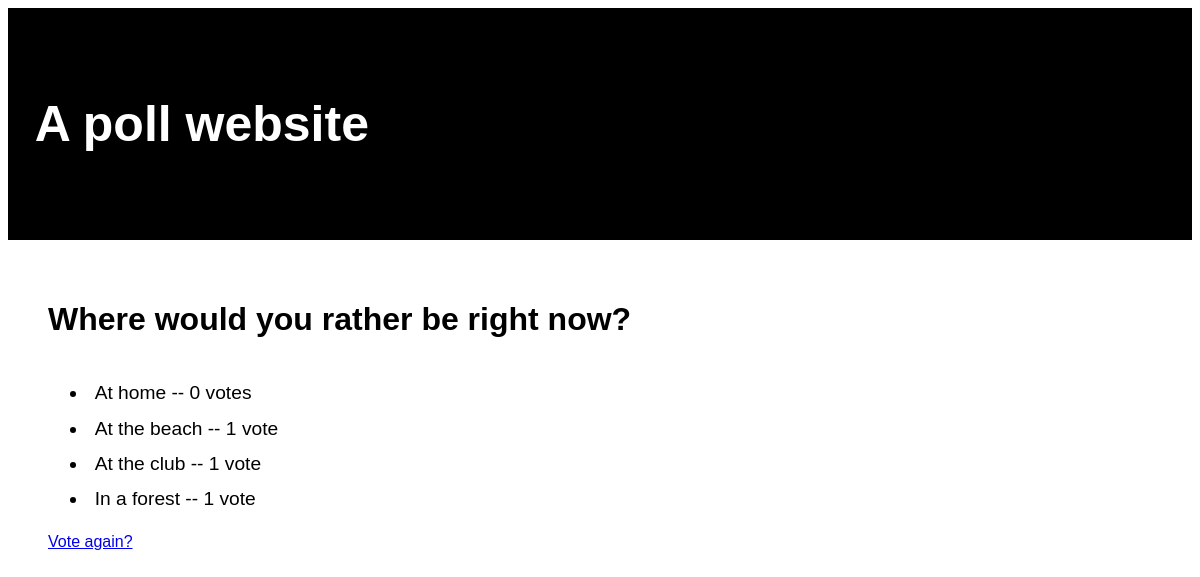
/polls/3/results/, run on an earlier commit of the app's database.
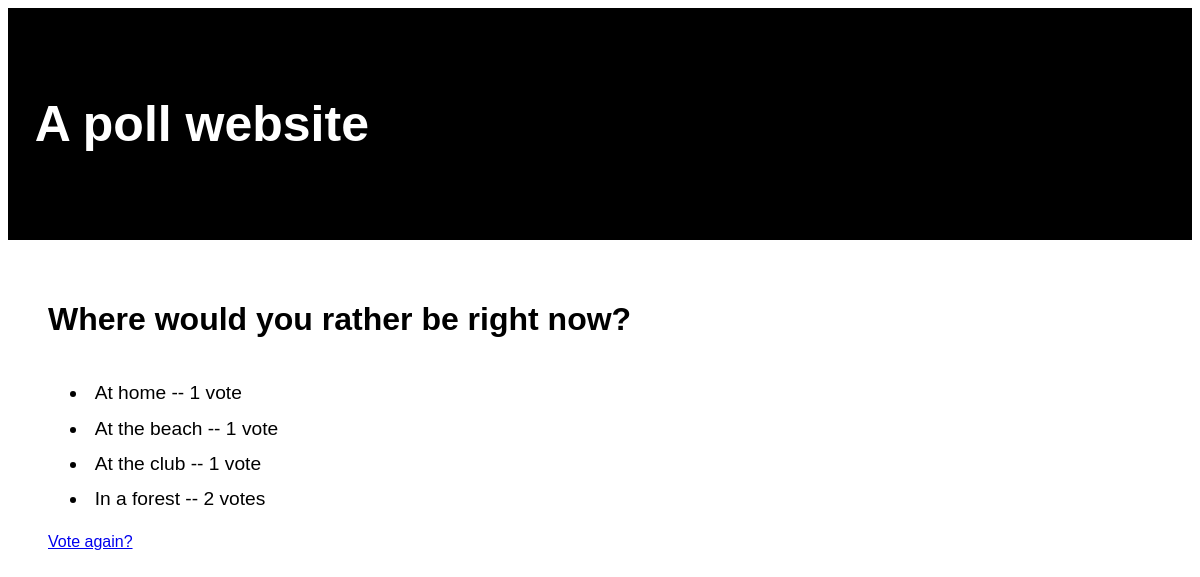
And on a later commit of the database.
### polls/models.py (models this page shows, shortened)
class Choice(models.Model):
    question = models.ForeignKey(Question, on_delete=models.CASCADE)
    choice_text = models.CharField(max_length=200)
    votes = models.IntegerField(default=0)

### polls/views.py (the view)
# urls.py: path('<int:pk>/results/', views.ResultsView.as_view(), name='results'),
class ResultsView(generic.DetailView):
    model = Question
    template_name = 'polls/results.html'

### polls/templates/polls/results.html
<html>
  {% load static %}
  <link
    rel="stylesheet"
    type="text/css"
    href="{% static 'polls/style.css' %}"
  />
  <head> </head>
  <body>
    <div class="header">
      <h1>A poll website</h1>
    </div>
    <div class="container">
      <h1>{{ question.question_text }}</h1>
      <ul>
        {% for choice in question.choice_set.all %}
        <li>
          {{ choice.choice_text }} -- {{ choice.votes }}
          vote{{choice.votes|pluralize }}
        </li>
        {% endfor %}
      </ul>
      <a href="{% url 'polls:detail' question.id %}">Vote again?</a>
    </div>
  </body>
</html>

What changed in the data, as far as the page shows it:
changed Choice "At home": votes "0" → "1"
changed Choice "In a forest": votes "1" → "2"
